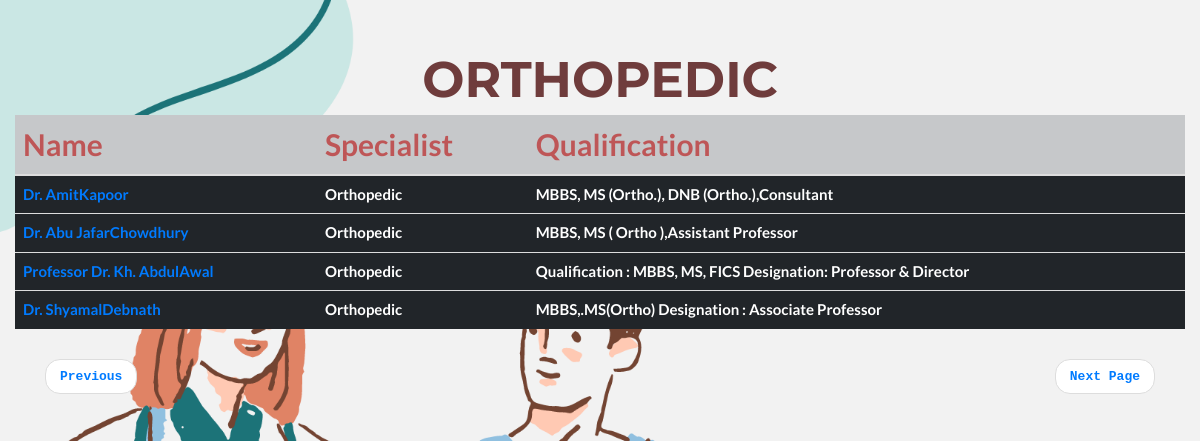
/Doctor/bone.php, run on the app's committed database.
### tables this page shows
CREATE TABLE `doctor` (
  `id` int(11) NOT NULL,
  `f_name` varchar(500) NOT NULL,
  `l_name` varchar(500) NOT NULL,
  `email` varchar(500) NOT NULL,
  `contact` varchar(500) NOT NULL,
  `specialist` varchar(500) NOT NULL,
  `qualification` varchar(500) NOT NULL,
  `DOB` date NOT NULL,
  `gender` varchar(500) NOT NULL,
  `bmdc_reg_num` int(11) NOT NULL,
  `address` text NOT NULL,
  `pswd` varchar(500) NOT NULL,
  `date` date NOT NULL,
  `permission` varchar(500) NOT NULL
);

### Doctor/bone.php (the view, shortened to what this page needs)
<!DOCTYPE html PUBLIC "-//W3C//DTD XHTML 1.0 Transitional//EN" "http://www.w3.org/TR/xhtml1/DTD/xhtml1-transitional.dtd">
<html xmlns="http://www.w3.org/1999/xhtml">
<head>
  <link rel="stylesheet" href="https://maxcdn.bootstrapcdn.com/bootstrap/3.3.7/css/bootstrap.min.css">
  <link rel="stylesheet" href="https://maxcdn.bootstrapcdn.com/bootstrap/4.1.0/css/bootstrap.min.css">
 <link rel="stylesheet" href="https://cdnjs.cloudflare.com/ajax/libs/font-awesome/4.7.0/css/font-awesome.min.css">
</head>
<body class="container-fluid">
<h1> Orthopedic</h1>
<table  class="table table-hover table-dark">
  <thead>
  <tr class="table-dark">
  <th scope="col" style="color:rgba(189, 67, 67, 0.857);  font-size:30px"> Name</th>
  <th scope="col" style="color:rgba(189, 67, 67, 0.857);  font-size:30px">Specialist</th>
  <th scope="col" style="color:rgba(189, 67, 67, 0.857);  font-size:30px">Qualification</th>
    </tr>
  </thead>
<?php
include("connection.php");
         $query = "SELECT *
      FROM doctor WHERE specialist = 'Orthopedic'";
				   $run = mysqli_query($db, $query);
				   while($row = mysqli_fetch_array($run))
				   {
						  echo  "<h3><tr><th><a href='Admin/detail.php?s_id={$row['s_id']}'>{$row['f_name']}{$row['l_name']}</a></th></h3>";
						   echo "<h3><th>". $row['specialist'] ." </th></h3>" ;
						   echo "<h3><th>". $row['qualification'] ." </th></tr></h3>";
				   }
			   ?></table></ul>
<div class="container ">
<ul class="pager font-weight-bold text-monospace">
<li class="previous" ><a href="doctor_name_display.php">Previous</a></li>
  <li class="next "><a href="cardiac_electrophysiologist.php">Next Page</a></li>
</ul></div>
</body>
</html>

### Doctor/bone.php (style rules this page uses)
h1 { font-family: 'Montserrat', sans-serif; text-transform: uppercase; font-size: 50px; font-weight: 700; text-align:center; padding-top:50px; color: #4d0d0dcb; }
h3 { font-size:30px; }
li { font-size:13px; }
body { margin:0; padding:0; font: 400 15px/1.8 Lato, sans-serif; background-image:url(../pic/hc.png); width:100%; height:100vh; background-size:cover; }

### data on the page
doctor: f_name "Dr. Amit", l_name "Kapoor", specialist "Orthopedic", qualification "MBBS, MS (Ortho.), DNB (Ortho.),Consultant"
doctor: f_name "Dr. Abu Jafar", l_name "Chowdhury", specialist "Orthopedic", qualification "MBBS, MS ( Ortho ),Assistant Professor"
doctor: f_name "Professor Dr. Kh. Abdul", l_name "Awal", specialist "Orthopedic", qualification "Qualification : MBBS, MS, FICS Designation: Professor & Director"
doctor: f_name "Dr. Shyamal", l_name "Debnath", specialist "Orthopedic", qualification "MBBS,.MS(Ortho) Designation : Associate Professor"
